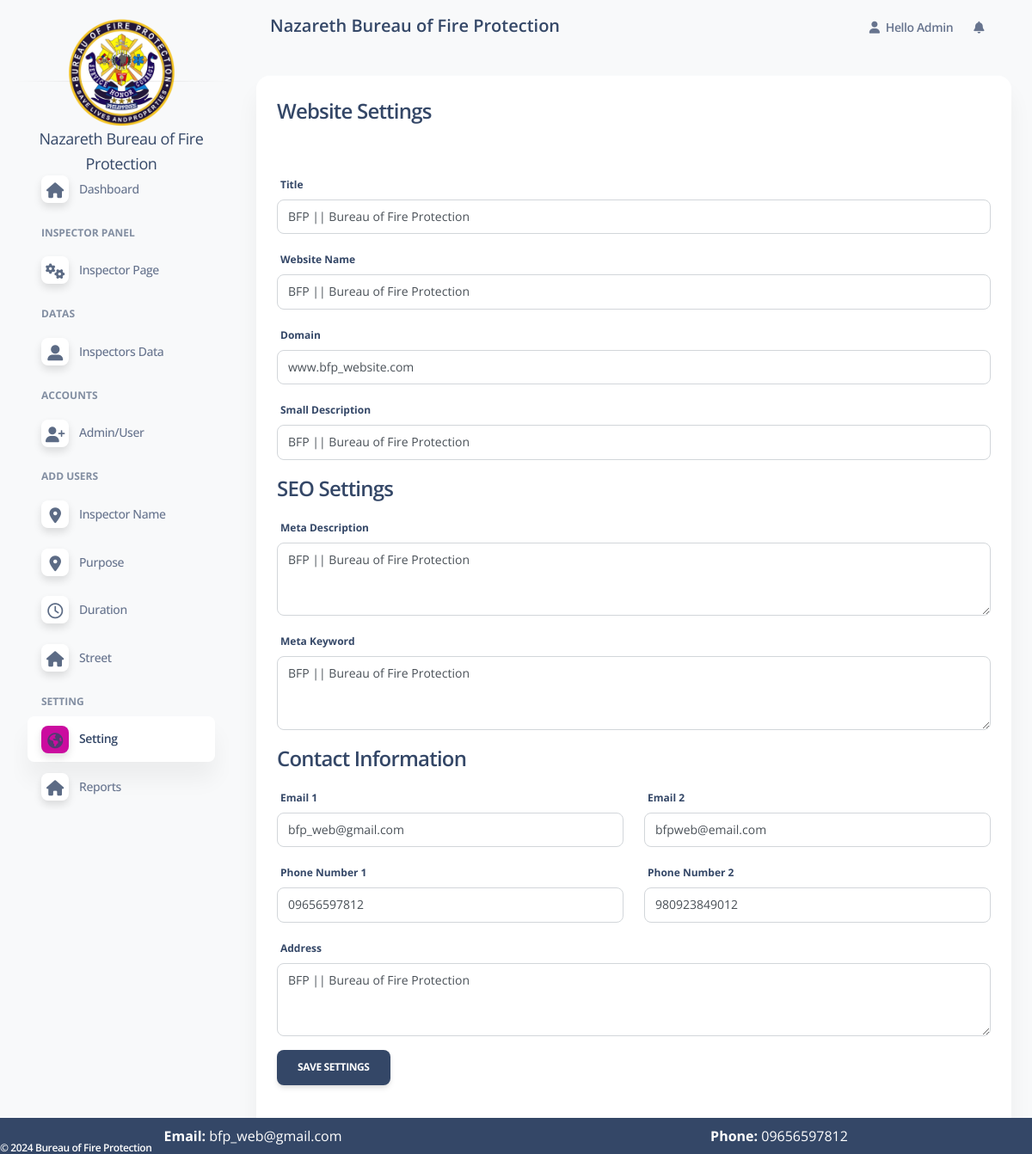
Page /admin/setting.php (signed in) on the committed database.
### tables this page shows
CREATE TABLE `settings` (
  `id` int(11) UNSIGNED NOT NULL,
  `title` varchar(100) NOT NULL,
  `web_name` varchar(100) DEFAULT NULL,
  `domain` varchar(100) DEFAULT NULL,
  `sdescription` text DEFAULT NULL,
  `mdescription` varchar(100) DEFAULT NULL,
  `mkeyword` varchar(100) DEFAULT NULL,
  `email1` varchar(100) DEFAULT NULL,
  `email2` varchar(100) DEFAULT NULL,
  `phone1` varchar(100) DEFAULT NULL,
  `phone2` varchar(100) DEFAULT NULL,
  `address` varchar(100) DEFAULT NULL
);

### config/function.php (called while the page is built, shortened)
<?php
    require 'dbconn.php';
    function validate($inputData)
    {
        global $conn;
       $validateData = mysqli_real_escape_string($conn, $inputData);
       return trim($validateData);
    }
    function webSetting($columnName)
    {
        $setting = getByID('settings', 1);
        if($setting['status'] == 200){
            return $setting['data'][$columnName];
        }
    }
    function getByID($tableName, $id){
        global $conn;
        $table = validate($tableName);
        $id = validate($id);
        $query = "SELECT * FROM $table WHERE id = '$id' LIMIT 1";
        $result = mysqli_query($conn, $query);
        if($result)
        {
            if(mysqli_num_rows($result) == 1)
            {
                $row = mysqli_fetch_array($result, MYSQLI_ASSOC);
                $response = [
                    'status' => 200,
                    'message' => 'Fetched Data',
                    'data' => $row
                ];
                return $response;
            }
            else
            {
                $response = [
                    'status' => 404,
                    'message' => 'No Data Has been Recorded'
                ];
                return $response;
            }
        }
        else
        {
            $response = [
                'status' => 500,
                'message' => 'Something Went Wrong'
            ];
            return $response;
        }
    }
?>

### admin/setting.php (the view, shortened to what this page needs)
<?php include('includes/header.php');?>
<div class="row">
<div class="col-md-12 ">
        <div class="card">
            <div class="card-header">
                <h4>Website Settings</h4>
            </div>
            <div class="card-body">
        <form action="function.php" method = "POST">
        <?php
            $settings = getByID('settings', 1);
        ?>
    <div class="mb-3">
        <label> Title</label>
        <input type="text" name = "title" value = "<?= $settings['data']['title'] ?? "" ?>" class="form-control">
    </div>
    <div class="mb-3">
        <label> Website Name </label>
        <input type="text" name = "web_name" value = "<?= $settings['data']['web_name'] ?? "" ?>" class="form-control">
    </div>
    <div class="mb-3">
        <label> Domain </label>
        <input type="text" name = "domain" value = "<?= $settings['data']['domain'] ?? "" ?>" class="form-control">
    </div>
    <div class="mb-3">
        <label> Small Description</label>
        <input type="text" name = "sdescription" value = "<?= $settings['data']['sdescription'] ?? "" ?>" class="form-control">
    </div>
    <h4 class = "my-3">SEO Settings</h4>
    <div class="mb-3">
        <label> Meta Description</label>
        <textarea name="mdescription" rows="3" class="form-control"><?= $settings['data']['mdescription'] ?? "" ?></textarea>
    </div>
    <div class="mb-3">
        <label> Meta Keyword</label>
        <textarea name="mkeyword" rows="3" class="form-control"><?= $settings['data']['mkeyword'] ?? "" ?></textarea>
    </div>
    <h4 class = "my-3">Contact Information</h4>
    <div class="row">
        <div class="col-md-6 mb-3">
            <label> Email 1 </label>
            <input type="email" name = "email1" class="form-control" value = "<?= $settings['data']['email1'] ?? "" ?>" placeholder = "Email Address">
        </div>
        <div class="col-md-6 mb-3">
            <label> Email 2</label>
            <input type="email" name = "email2" class="form-control" value = "<?= $settings['data']['email2'] ?? "" ?>" placeholder = "Email Address">
        </div>
        <div class="col-md-6 mb-3">
            <label> Phone Number 1 </label>
            <input type="text" name = "phone1" class="form-control" value = "<?= $settings['data']['phone1'] ?? "" ?>" placeholder = "Phone Number">
        </div>
        <div class="col-md-6 mb-3">
            <label> Phone Number 2</label>
            <input type="text" name = "phone2" class="form-control" value = "<?= $settings['data']['phone2'] ?? "" ?>" placeholder = "Phone Number">
        </div>
        <div class="col-md-12 mb-3">
            <label> Address</label>
            <textarea name="address" rows="3" class="form-control"><?= $settings['data']['address'] ?? "" ?></textarea>
        </div>
    </div>
        <div class="mb-3">
            <button type = "submit" name = "saveSettings" class="btn btn-dark">Save Settings</button>
        </div>
        </form>
            </div>
        </div>
</div>
</div>
<?php include('includes/scripts.php'); ?>

### admin/includes/scripts.php (shortened to what this page needs)
<div class="bg-dark " style=" position: fixed;
  left: 0;
  bottom: 0;
  width: 100%;
  color: white;
  text-align: center;">
   <div class="copyright text-center  text-xs text-muted text-xs-start " style = "position: fixed;  bottom:0;">
                <a  class="font-weight-bold text-white" target="_blank">
                   ©  Bureau of Fire Protection</a>
              </div>
    <div class="row">
      <div class="col-md-6 text-white">
       <p class = "text-center my-2"> <strong> Email: </strong> <?=webSetting('email1') ?? ''; ?></p>
      </div>
      <div class="col-md-6 text-white">
      <p class = "text-center my-2"> <strong> Phone: </strong> <?=webSetting('phone1') ?? ''; ?></p>
      </div>
      </div>
</div>
</body>
</html>

### rows in the picture
settings: title "BFP || Bureau of Fire Protection", web_name "BFP || Bureau of Fire Protection", domain "www.bfp_website.com", sdescription "BFP || Bureau of Fire Protection", mdescription "BFP || Bureau of Fire Protection", mkeyword "BFP || Bureau of Fire Protection", email1 "bfp_web@gmail.com", email2 "bfpweb@email.com", phone1 "09656597812", phone2 "980923849012", address "BFP || Bureau of Fire Protection"

### other values in the picture
$_SESSION['loggedInUser']['name'] "Admin"
